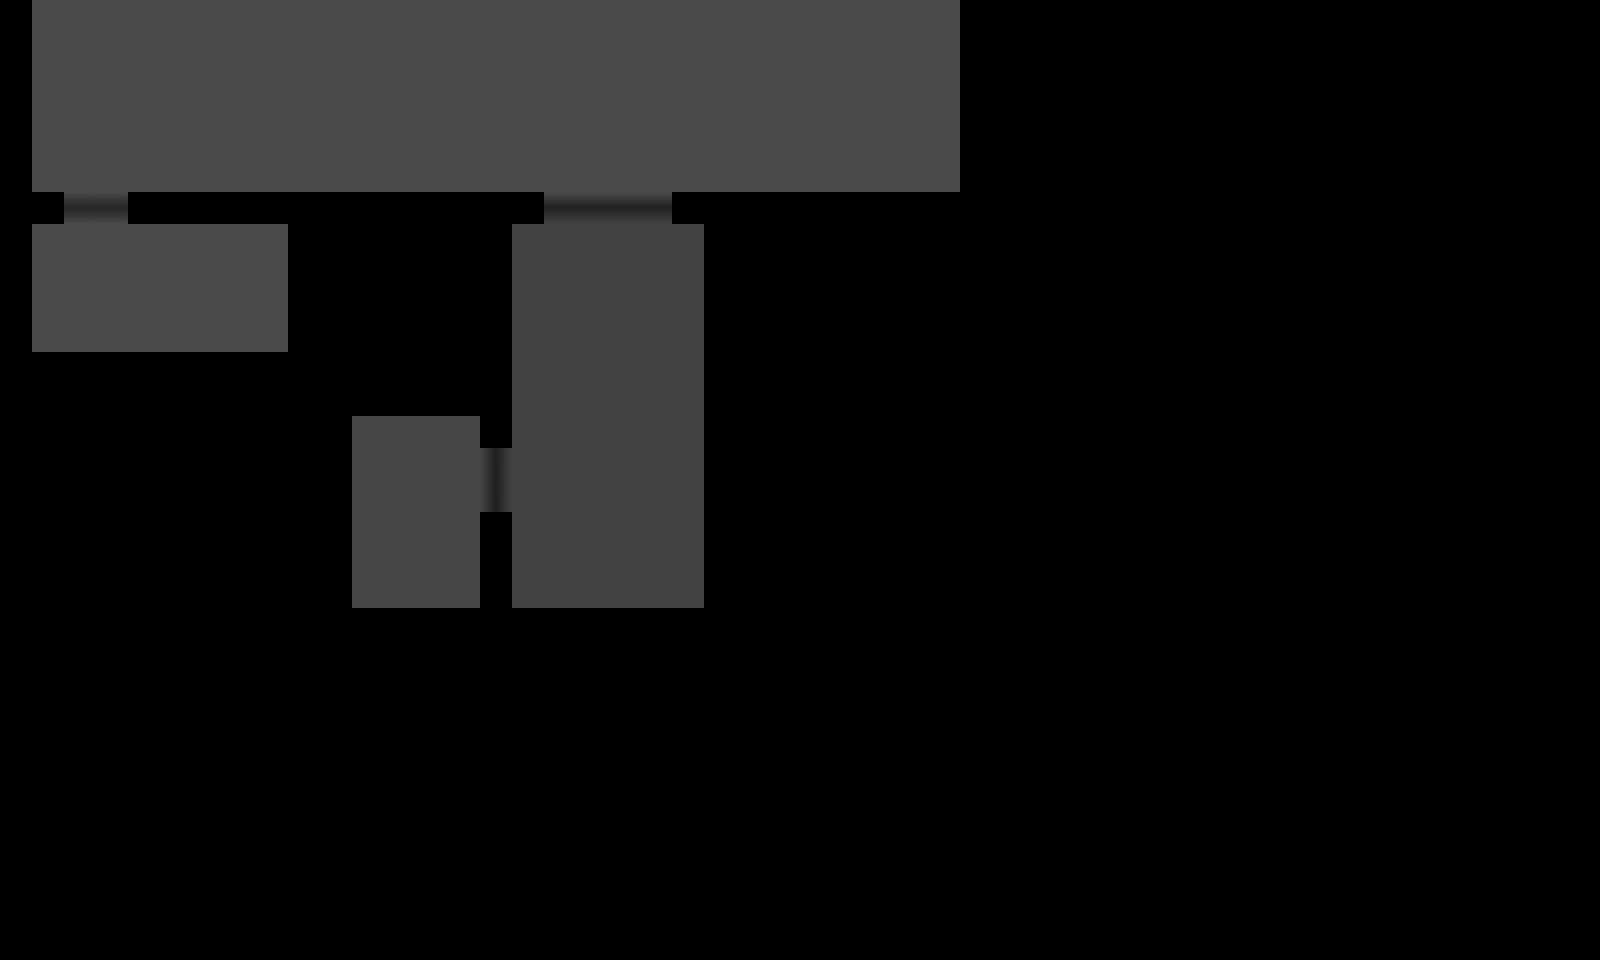

Tiled map render using the project's own tile images. Description and the map definition, with tile-layer contents summarised, below:
An orthogonal 50x30 tile map with 32x32 px tiles, 5 tile layers (walls, fog_start_corridor, fog_start_room, fog_light_room, ...).

<map version="1.0" orientation="orthogonal" width="50" height="30" tilewidth="32" tileheight="32" backgroundcolor="#8f8f8f">
 <tileset firstgid="1" name="walls_tilemap" tilewidth="32" tileheight="32">
  <image source="../assets/tiles/walls_tilemap.png" width="128" height="128" />
 </tileset>
 <layer name="walls" width="50" height="30">
  <data>[1500 cells, 1190 non-empty, 1 distinct tile ids]</data>
 </layer>
 <layer name="fog_start_corridor" width="50" height="30" opacity="0.48">
  <data>[1500 cells, 221 non-empty, 2 distinct tile ids]</data>
 </layer>
 <layer name="fog_start_room" width="50" height="30" opacity="0.48">
  <data>[1500 cells, 34 non-empty, 2 distinct tile ids]</data>
 </layer>
 <layer name="fog_light_room" width="50" height="30" opacity="0.51">
  <data>[1500 cells, 26 non-empty, 2 distinct tile ids]</data>
 </layer>
 <layer name="fog_light_corridor" width="50" height="30" opacity="0.53">
  <data>[1500 cells, 78 non-empty, 3 distinct tile ids]</data>
 </layer>
</map>
